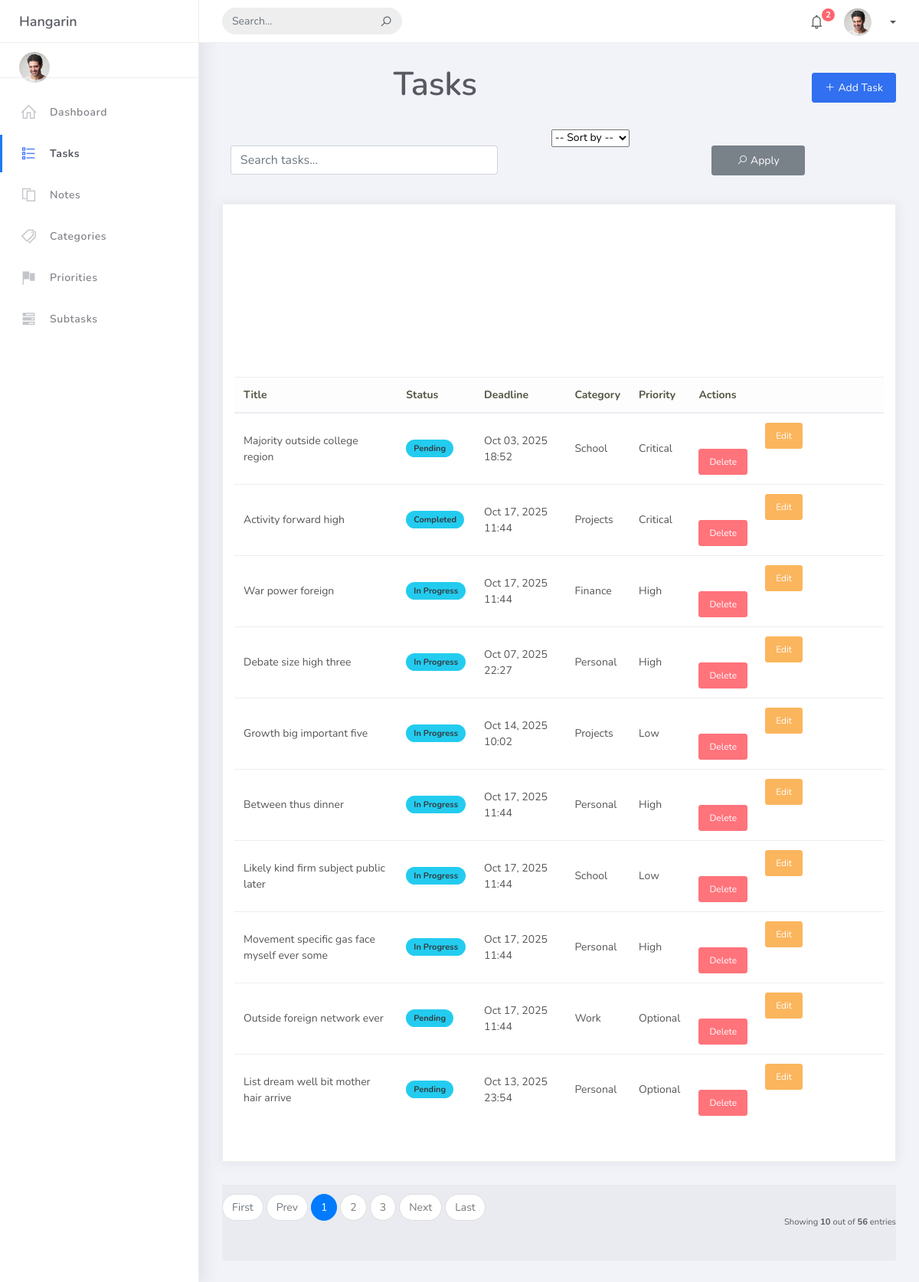
The app's page /tasks/tasks/ with its own data.
### tasks/models.py (models this page shows, shortened)
class BaseModel(models.Model):
    created_at = models.DateTimeField(default=timezone.now)
    updated_at = models.DateTimeField(auto_now=True)
    class Meta:
        abstract = True

class Task(BaseModel):
    title = models.CharField(max_length=200)
    description = models.TextField(null=True, blank=True, default='')   # Made nullable and default empty string
    status = models.CharField(
        max_length=50, choices=STATUS_CHOICES, default="Pending")
    deadline = models.DateTimeField(default=timezone.now)
    priority = models.ForeignKey(
        Priority, on_delete=models.CASCADE, null=True, blank=True)
    category = models.ForeignKey(
        Category, on_delete=models.CASCADE, null=True, blank=True)       # Keep nullable if existing nulls

class Category(BaseModel):
    name = models.CharField(max_length=100)
    class Meta:
        verbose_name = "Category"
        verbose_name_plural = "Categories"
    def __str__(self):
        return self.name

class Priority(BaseModel):
    name = models.CharField(max_length=100)
    class Meta:
        verbose_name = "Priority"
        verbose_name_plural = "Priorities"
    def __str__(self):
        return self.name

### tasks/views.py (the view)
# urls.py: path('tasks/', views.TaskListView.as_view(), name='task-list'),
class TaskListView(SidebarContextMixin, ListView):
    model = Task
    context_object_name = "tasks"
    template_name = "task_list.html"
    paginate_by = 10
    def get_queryset(self):
        queryset = super().get_queryset()
        query = self.request.GET.get("q")
        sort_option = self.request.GET.get("sort")
        if query:
            queryset = queryset.filter(title__icontains=query)
        if sort_option == "title_asc":
            queryset = queryset.order_by("title")
        elif sort_option == "title_desc":
            queryset = queryset.order_by("-title")
        elif sort_option == "created_asc":
            queryset = queryset.order_by("created_at")
        elif sort_option == "created_desc":
            queryset = queryset.order_by("-created_at")
        else:
            queryset = queryset.order_by("-created_at")
        return queryset

### tasks/views.py (called while the page is built)
    def get_context_data(self, **kwargs):
        context = super().get_context_data(**kwargs)
        context["categories"] = Category.objects.all()
        context["priorities"] = Priority.objects.all()
        context["tasks"] = Task.objects.all()[:5]
        context["notes"] = Note.objects.all()[:5]
        context["subtasks"] = SubTask.objects.all()[:5]
        return context

### templates/task_list.html (shortened to what this page needs)
{% extends 'base.html' %}
{% block content %}
<div class="d-flex justify-content-between align-items-center mb-4">
    <h2 class="fw-bold">Tasks</h2>
    <a href="{% url 'task-add' %}" class="btn btn-primary"><i class="la la-plus"></i> Add Task</a>
</div>
<form method="get" class="row g-2 mb-3">
    <div class="col-md-5">
        <input type="text" name="q" value="{{ request.GET.q }}" class="form-control" placeholder="Search tasks...">
    </div>
    <div class="col-md-3">
        <select name="sort" class="form-select">
            <option value="">-- Sort by --</option>
        </select>
    </div>
    <div class="col-md-2">
        <button type="submit" class="btn btn-secondary w-100"><i class="la la-search"></i> Apply</button>
    </div>
</form>
<div class="card">
    <div class="card-body table-responsive">
        <table class="table table-hover align-middle">
            <thead class="table-light">
                <tr>
                    <th>Title</th>
                    <th>Status</th>
                    <th>Deadline</th>
                    <th>Category</th>
                    <th>Priority</th>
                    <th>Actions</th>
                </tr>
            </thead>
            <tbody>
                {% for task in page_obj %}
                <tr>
                    <td>{{ task.title }}</td>
                    <td><span class="badge bg-info text-dark">{{ task.status }}</span></td>
                    <td>{{ task.deadline|date:"M d, Y H:i" }}</td>
                    <td>{{ task.category }}</td>
                    <td>{{ task.priority }}</td>
                    <td>
                        <a href="{% url 'task-update' task.pk %}" class="btn btn-sm btn-warning">Edit</a>
                        <a href="{% url 'task-delete' task.pk %}" class="btn btn-sm btn-danger">Delete</a>
                    </td>
                </tr>
                {% empty %}
                <tr>
                    <td colspan="6" class="text-center text-muted">No tasks yet.</td>
                </tr>
                {% endfor %}
            </tbody>
        </table>
    </div>
</div>
{% include "includes/pagination.html" %}
{% endblock %}

### records on screen
Task: title "Majority outside college region", status "Pending", deadline "Oct 03, 2025 18:52", category "School", priority "Critical"
Task: title "Activity forward high", status "Completed", deadline "Oct 17, 2025 11:44", category "Projects", priority "Critical"
Task: title "War power foreign", status "In Progress", deadline "Oct 17, 2025 11:44", category "Finance", priority "High"
Task: title "Debate size high three", status "In Progress", deadline "Oct 07, 2025 22:27", category "Personal", priority "High"
Task: title "Growth big important five", status "In Progress", deadline "Oct 14, 2025 10:02", category "Projects", priority "Low"
Task: title "Between thus dinner", status "In Progress", deadline "Oct 17, 2025 11:44", category "Personal", priority "High"
Task: title "Likely kind firm subject public later", status "In Progress", deadline "Oct 17, 2025 11:44", category "School", priority "Low"
Task: title "Movement specific gas face myself ever some", status "In Progress", deadline "Oct 17, 2025 11:44", category "Personal", priority "High"
Task: title "Outside foreign network ever", status "Pending", deadline "Oct 17, 2025 11:44", category "Work", priority "Optional"
Task: title "List dream well bit mother hair arrive", status "Pending", deadline "Oct 13, 2025 23:54", category "Personal", priority "Optional"

### other values on screen
{{ page_num }} "1"
{{ page_num }} "2" "3"
{{ object_list.count }} "10"
{{ paginator.count }} "56"
